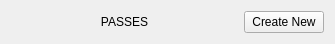
<?xml version="1.0" encoding="UTF-8"?>
<ui version="4.0">
 <class>JSONGUIGroupPass</class>
 <widget class="QWidget" name="JSONGUIGroupPass">
  <property name="geometry">
   <rect>
    <x>0</x>
    <y>0</y>
    <width>335</width>
    <height>44</height>
   </rect>
  </property>
  <property name="windowTitle">
   <string>Form</string>
  </property>
  <layout class="QGridLayout" name="gridLayout">
   <item row="0" column="0">
    <widget class="QLabel" name="label">
     <property name="text">
      <string>PASSES</string>
     </property>
     <property name="alignment">
      <set>Qt::AlignCenter</set>
     </property>
    </widget>
   </item>
   <item row="0" column="1">
    <widget class="QPushButton" name="pushButton">
     <property name="sizePolicy">
      <sizepolicy hsizetype="Fixed" vsizetype="Fixed">
       <horstretch>0</horstretch>
       <verstretch>0</verstretch>
      </sizepolicy>
     </property>
     <property name="text">
      <string>Create New</string>
     </property>
    </widget>
   </item>
  </layout>
 </widget>
 <resources/>
 <connections/>
</ui>
